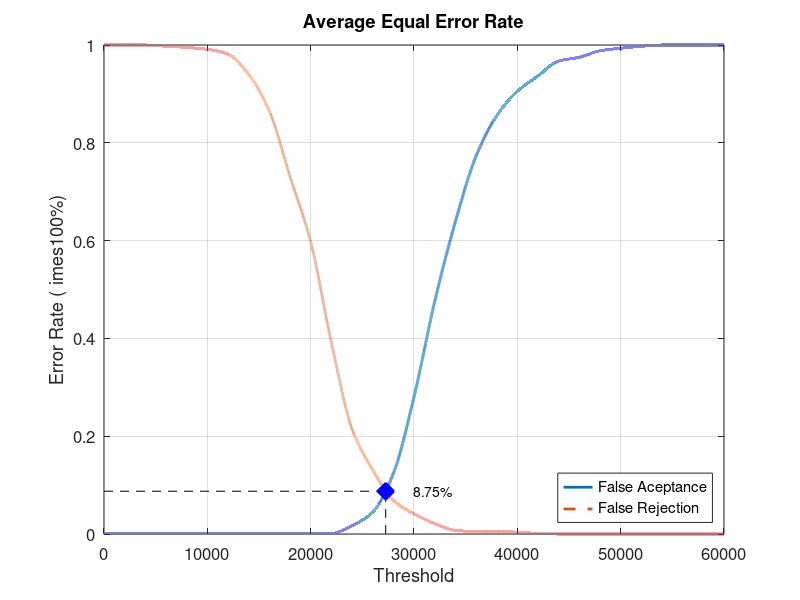
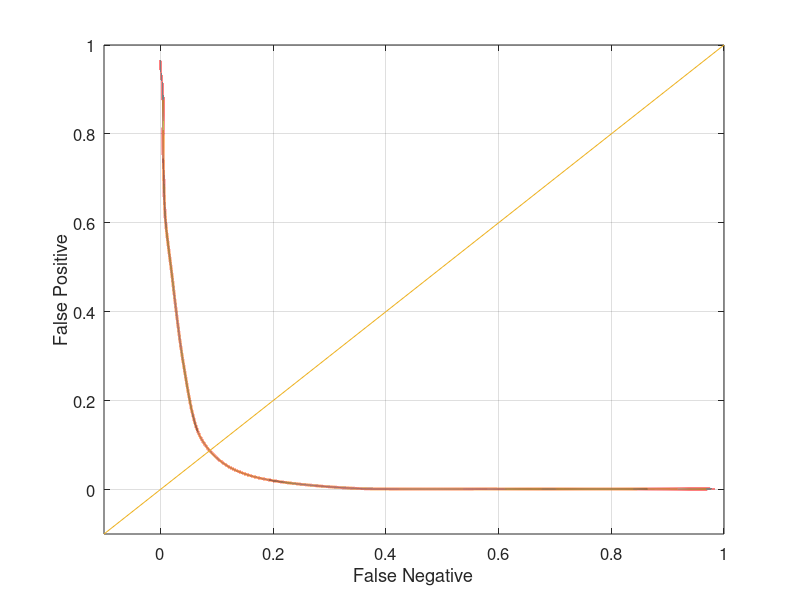

These charts were generated, in order, by the following MATLAB code:
close all;
clear;
clc;
x = 0:2000:60000;
xq = 0:0.5:60000;

y0 = [0 0.00131579 0.00131579 0.00131579 0.00131579 0.00131579 0.00131579 0.00131579 0.00131579 0.00131579 0.00131579 0.00131579 0.0171053 0.0447368 0.123684 0.280263 0.475 0.638158 0.772368 0.855263 0.905263 0.936842 0.967105 0.975 0.988158 0.993421 0.997368 1 1 1 1]
yy0 = interp1(x, y0, xq, 'pchip');
y1 = [1 1 1 0.9975 0.995 0.99125 0.98125 0.94 0.865 0.73125 0.5975 0.3925 0.215 0.13125 0.06875 0.04125 0.02125 0.0075 0.005 0.005 0.00375 0.00125 0 0 0 0 0 0 0 0 0]
yy1 = interp1(x, y1, xq, 'pchip');

% Calculating EER: 
y2 = abs(y0 - y1);
find(y2 == min(y2))
yy2 = abs(yy0 - yy1);
xEER = find(yy2 == min(yy2));
xEERIndex = xq(xEER) % X-axis EER
yEER = yy0(xEER) % Y-axis EER

main = figure
plot(xq, yy0,'-','LineWidth', 2);	hold on
plot(xq, yy1,'--','LineWidth', 2);	hold on
plot([xEERIndex xEERIndex], [0 yEER], 'k--');	hold on
plot([0 xEERIndex], [yEER yEER], 'k--');	hold on
plot(xEERIndex, yEER, 'bx', 'LineWidth', 10);	hold on
text(xEERIndex + 10 * xEERIndex / 100, yEER, [num2str(round((10000 * yEER)) / 100) '%'])
legend('False Aceptance', 'False Rejection', 'Location', 'SouthEast')
xlabel('Threshold')
ylabel('Error Rate (	imes100%)')
title('Average Equal Error Rate')
set(gca, 'FontSize', 12)
axis([0 60000 0 1])
grid on

print(main, 'Experiment3AverageMain', '-dpng');
FNRxFPR = figure('Color', [1 1 1]);
plot(yy1, yy0, '-', yy1, yy0, 'LineWidth', 2);
hold on
y = -0.1:0.1:1
plot(y, y); 
set(gca, 'FontSize', 12)
xlabel('False Negative')
ylabel('False Positive')
axis([-0.1 1 -0.1 1])
set(gca, 'FontSize', 12)
grid on

print(FNRxFPR, 'Experiment3AverageFNRxFPR','-dpng');
